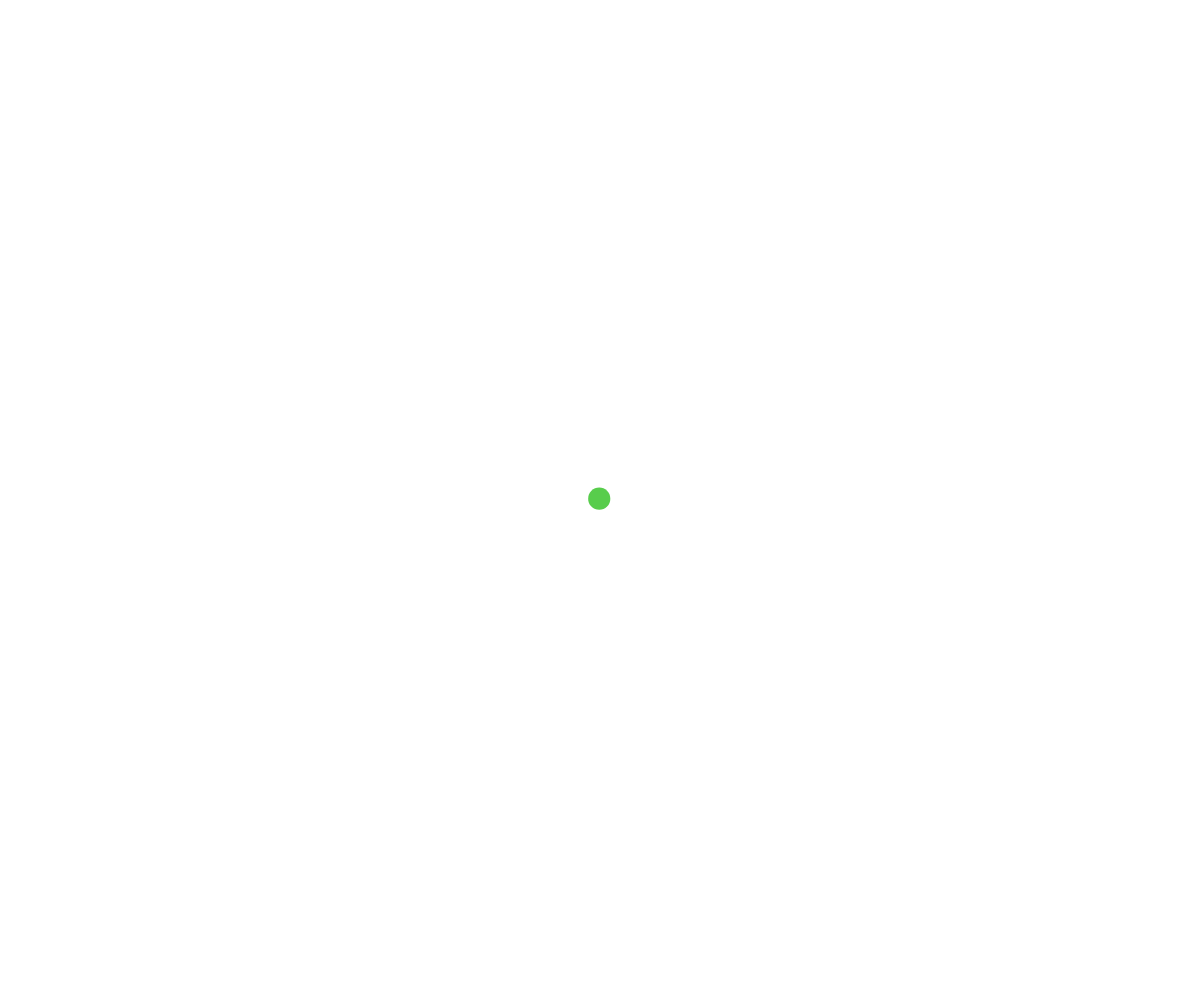
Frame 1 (no input)
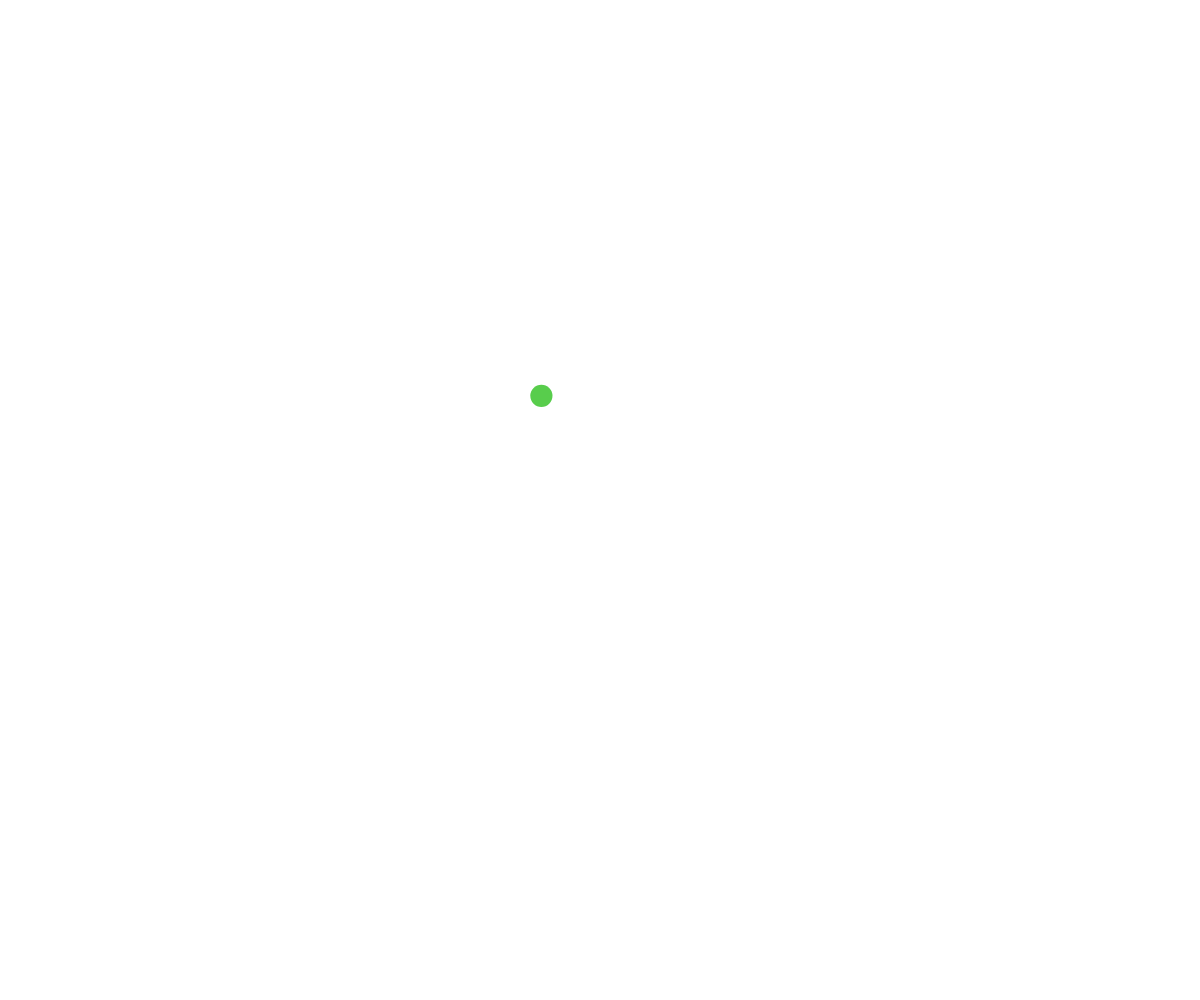
Frame 60 (no input)
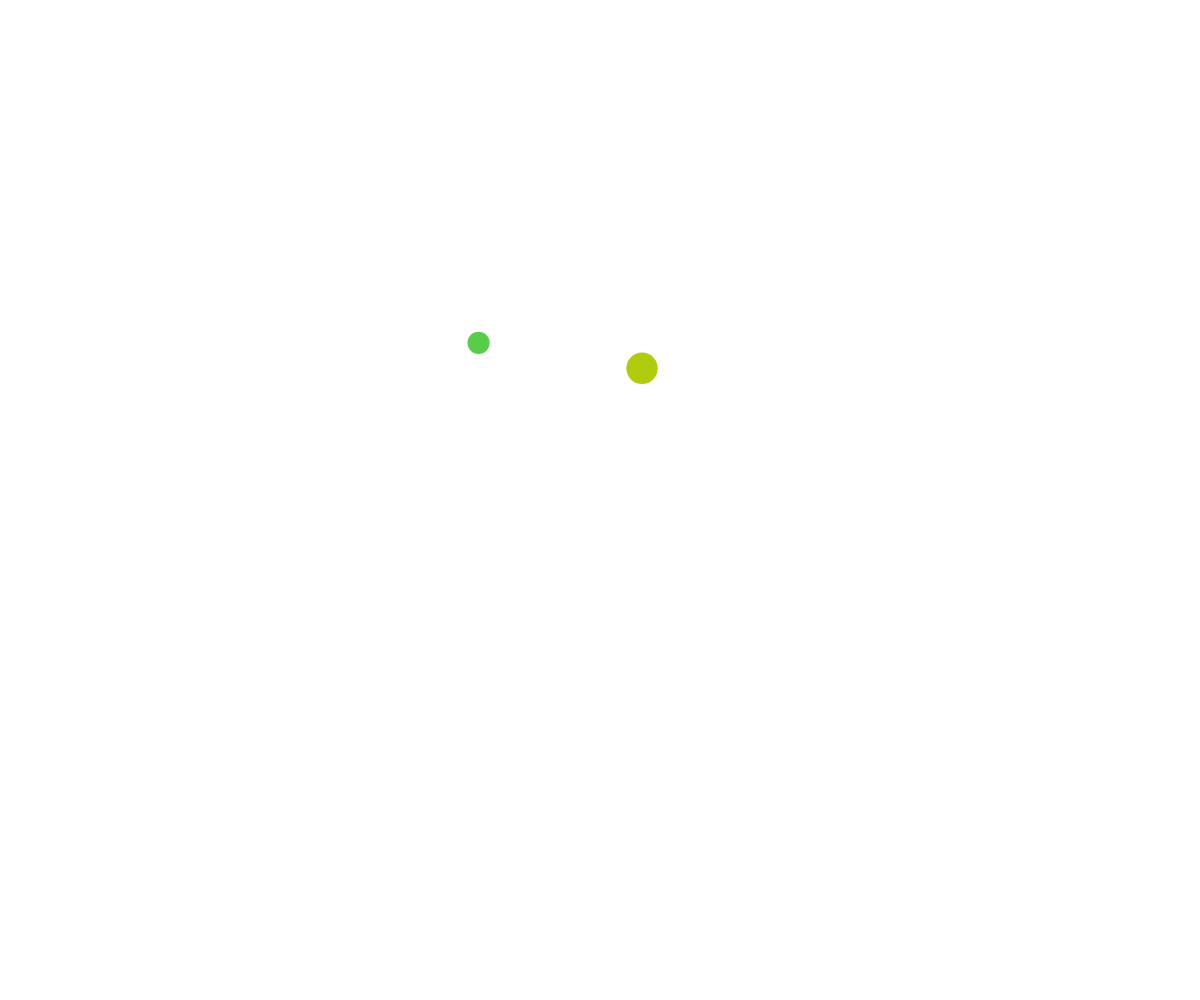
Frame 120 (the mouse pressed at the canvas centre since frame 60)

The p5.js sketch that drew these frames (run headless with seeded random() and noise() and a simulated clock; from frame 60 on, the mouse is pressed at the canvas centre):

// p5.js sketch
// ── sketch.js
// Connected nodes demo using perlin noise


let nodes = [];

function setup() {
  createCanvas(windowWidth, windowHeight);

  let somePoint = new MovingPoint(width/2, height/2);
  nodes.push(somePoint);
}

function draw() {
  background("white");

  // draw lines first 
  for (let node of nodes){
    node.update();
    node.connectTo(nodes);
  }
  // draw circles second
  for (let node of nodes){
    node.display();
  }
}

function mousePressed(){
  let somePoint = new MovingPoint(mouseX, mouseY);
  nodes.push(somePoint);
}

class MovingPoint{
  constructor(x, y){
    this.x = x;
    this.y = y;
    this.speed = 5; 
    this.radius = random(5, 30);
    this.timeX = random(1000);
    this.timeY = random(1000);
    this.deltaTime = 0.01;
    this.colour = color(random(255), random(255), random(255));
    this.reach = 100;
    this.maxRadius = 100;
    this.minRadius = random(5, 30);
  }
  
  display(){
    noStroke();
    fill(this.colour);
    circle(this.x, this.y, this.radius * 2);
  }

  update(){
    this.move();
    this.wrapAroundScreen();
    this.adjustSizeWithMouse();
  }

  adjustSizeWithMouse(){
    let mouseDistance = dist(mouseX, mouseY, this.x, this.y);
    if (mouseDistance < this.reach){
      let theSize = map(mouseDistance, 0, this.reach, this.maxRadius, this.minRadius);
      this.radius = theSize;
    }
    else{
      this.radius = this.minRadius;
    }
  }

  connectTo(nodesArray){
    for (let otherNode of nodesArray){
      if (this !== otherNode){
        let distanceAway = dist(this.x, this.y, otherNode.x, otherNode.y);
        if (distanceAway < this.reach){
          stroke(this.colour);
          line(this.x, this.y, otherNode.x, otherNode.y);
        }
      }
    }
  }

  move(){
    // move using perlin noise
    let dx = noise(this.timeX);
    let dy = noise(this.timeY);

    // scale from 0-1 to my movement speed
    dx = map(dx, 0, 1, -this.speed, this.speed);
    dy = map(dy, 0, 1, -this.speed, this.speed);

    // move point
    this.x += dx;
    this.y += dy;

    // move on time axis
    this.timeX += this.deltaTime;
    this.timeY += this.deltaTime;
  }

  wrapAroundScreen(){
    if (this.x < 0){
      this.x += windowWidth;
    }
    if (this.x > width){
      this.x -= windowWidth;
    }
    if (this.y < 0){
      this.y += windowHeight;
    }
    if (this.y > width){
      this.y -= windowHeight;
    }
  }


}
